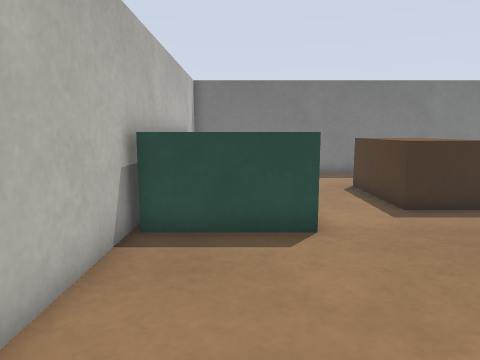
view 1 (above)

20 first-person views from a walk through a Gazebo world. The camera is 0.45 m above the floor, tilts 8° down and sees 70° across. The floor is counted in squares, 0.2 m on a side. Each view is taken from the middle of a square. On the plan, view 1 faces up. The plan holds only what a view shows up to about 19 squares ahead; the rest is blank.

view 2
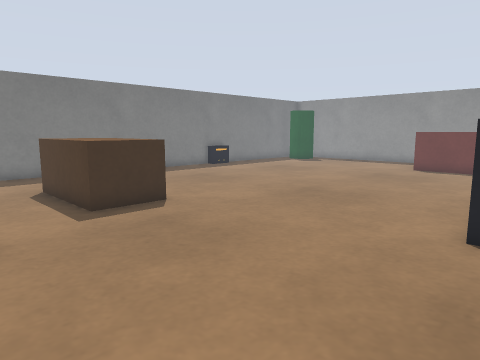

view 3
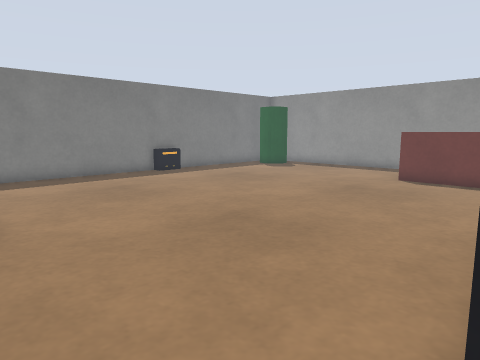

view 4
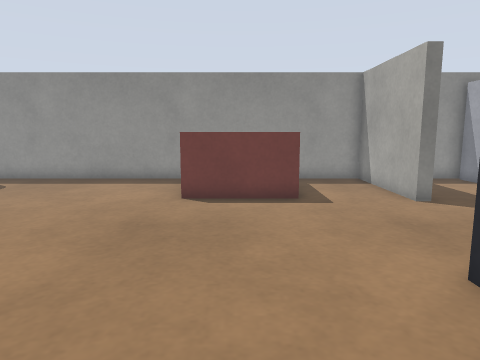

view 5
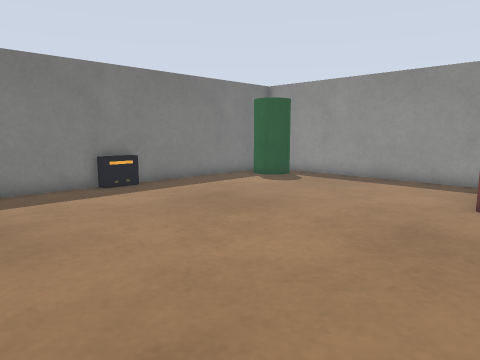

view 6
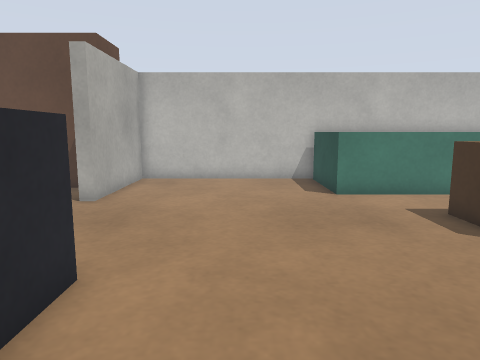

view 7
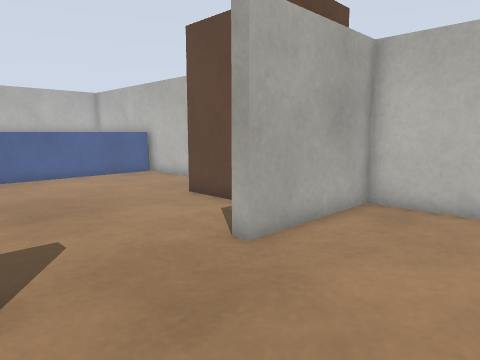

view 8
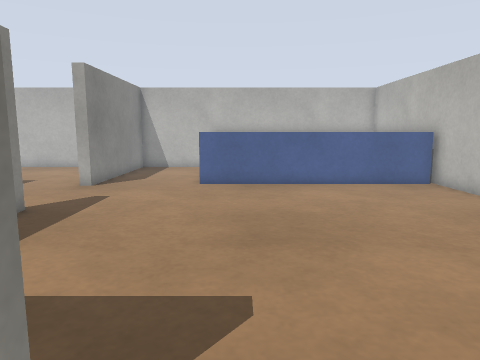

view 9
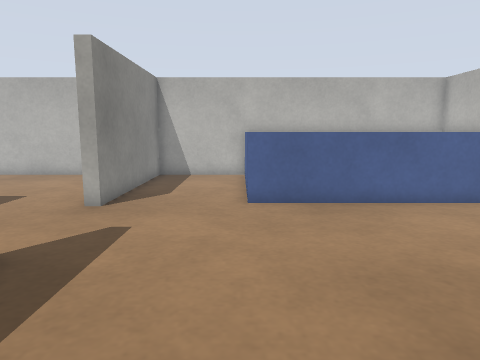

view 10
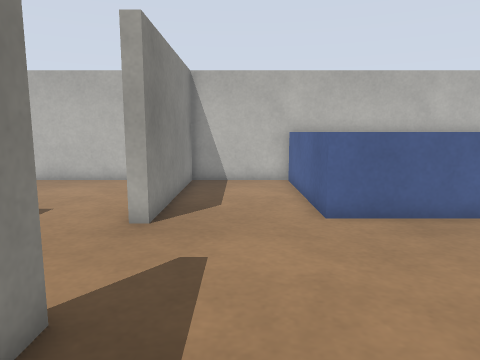

view 11
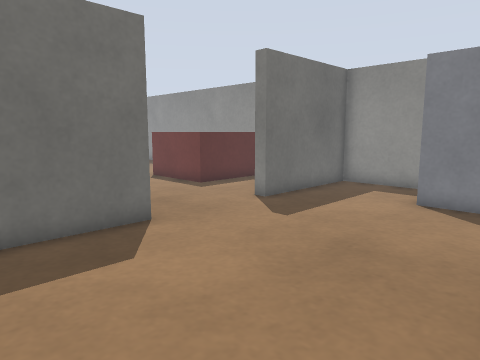

view 12
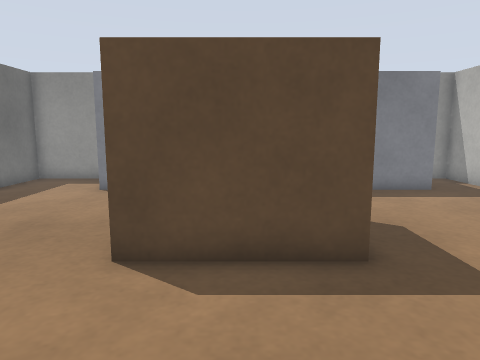

view 13
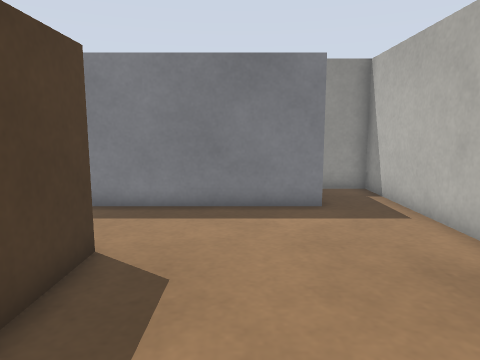

view 14
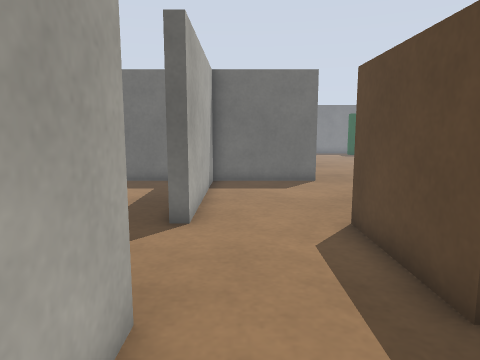

view 15
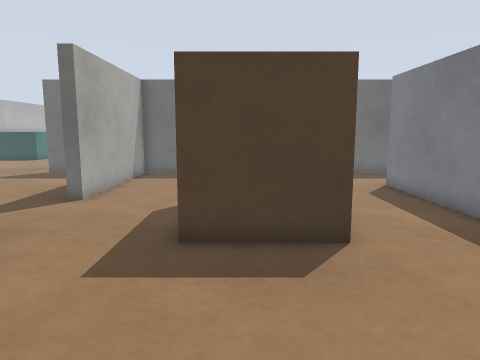

view 16
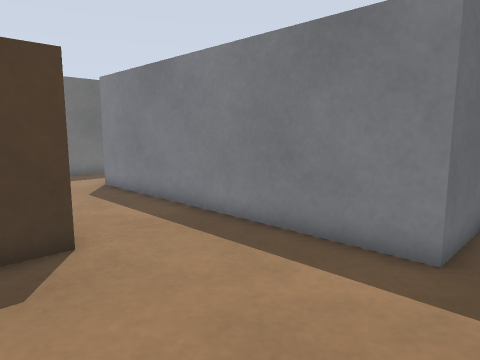

view 17
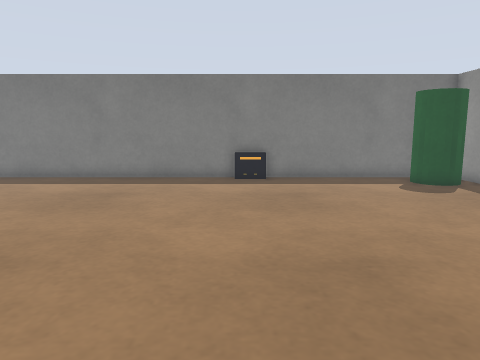

view 18
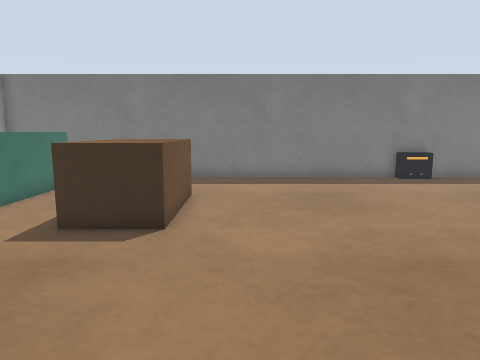

view 19
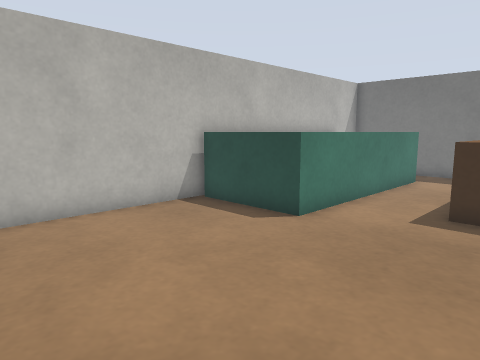

view 20
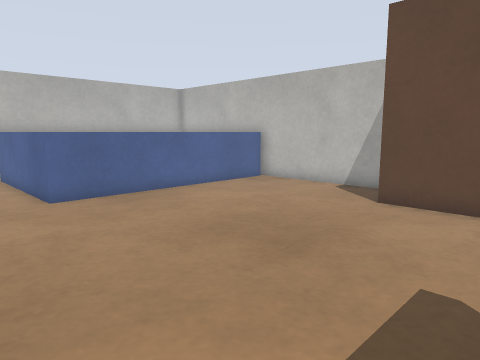

### Floor plan
Key: @ floor where view 1 was taken; # wall or solid block; . floor; B brown box; G green box; R red box; C TV cabinet; U counter; E green cylinder; W wardrobe; L blue box; O other object.
Columns run from 3 left of view 1 to 28 right of it. Each row starts with its distance up from view 1.
 19 ####################OO########
 18 #   ........................E  #
 17 #    .... ..................EEE#
 16 #    G... ...................E.#
 15 #    G... .....................#
 14 #    G..BBB....................#
 13 #    G..BBB....................#
 12 #    G..BBB....................#
 11 #    G..BBB....................#
 10 #    G..BBB....................#
  9 #    G.........................#
  8 #GGGGG.........................#
  7 #.........................R    #
  6 #.........................R    #
  5 #.........................R    #
  4 #.........................R    #
  3 #.........................RRRR #
  2 #..............................#
  1 #...........CCC    C...........#
  0 #..@.......          ..........#
 -1 #######....##########.....######
 -2  WWW........... #..............#
 -3    W........... #..............#
 -4    W........... #..............#
 -5    W........... #..............#
 -6    W........... #..........U UU#
 -7  .............. #..........U
 -8 #..............##..........U
 -9 #...................B    ..U
-10 #...................B   ...U
-11 #...................B   ...U
-12 #...................B   ...U
-13 #...................BBBB...U
-14 #LLLLLLLLLLL...##..........U
-15 #          L...##..........U
-16 #          L...# ..........U
-17 #          L...# ..........U
-18 #          L...# ..........UUUU
-19 #          L...#  .............#
-20 #          L...#  .............#
-21 ################  ##############

Positions as (right, up) in squares from view 1, and headings:
1: (0, 0), facing up
2: (1, 0), facing up-right
3: (6, 1), facing up-right
4: (11, 5), facing right
5: (11, 5), facing up-right
6: (14, 4), facing left
7: (8, 4), facing down-left
8: (6, 1), facing down
9: (8, -3), facing down
10: (10, -5), facing down
11: (13, -9), facing up-right
12: (11, -11), facing right
13: (14, -16), facing right
14: (14, -17), facing up
15: (18, -20), facing up
16: (18, -20), facing up-right
17: (17, 2), facing up
18: (9, 2), facing up
19: (7, 0), facing up-left
20: (11, -2), facing down-left
